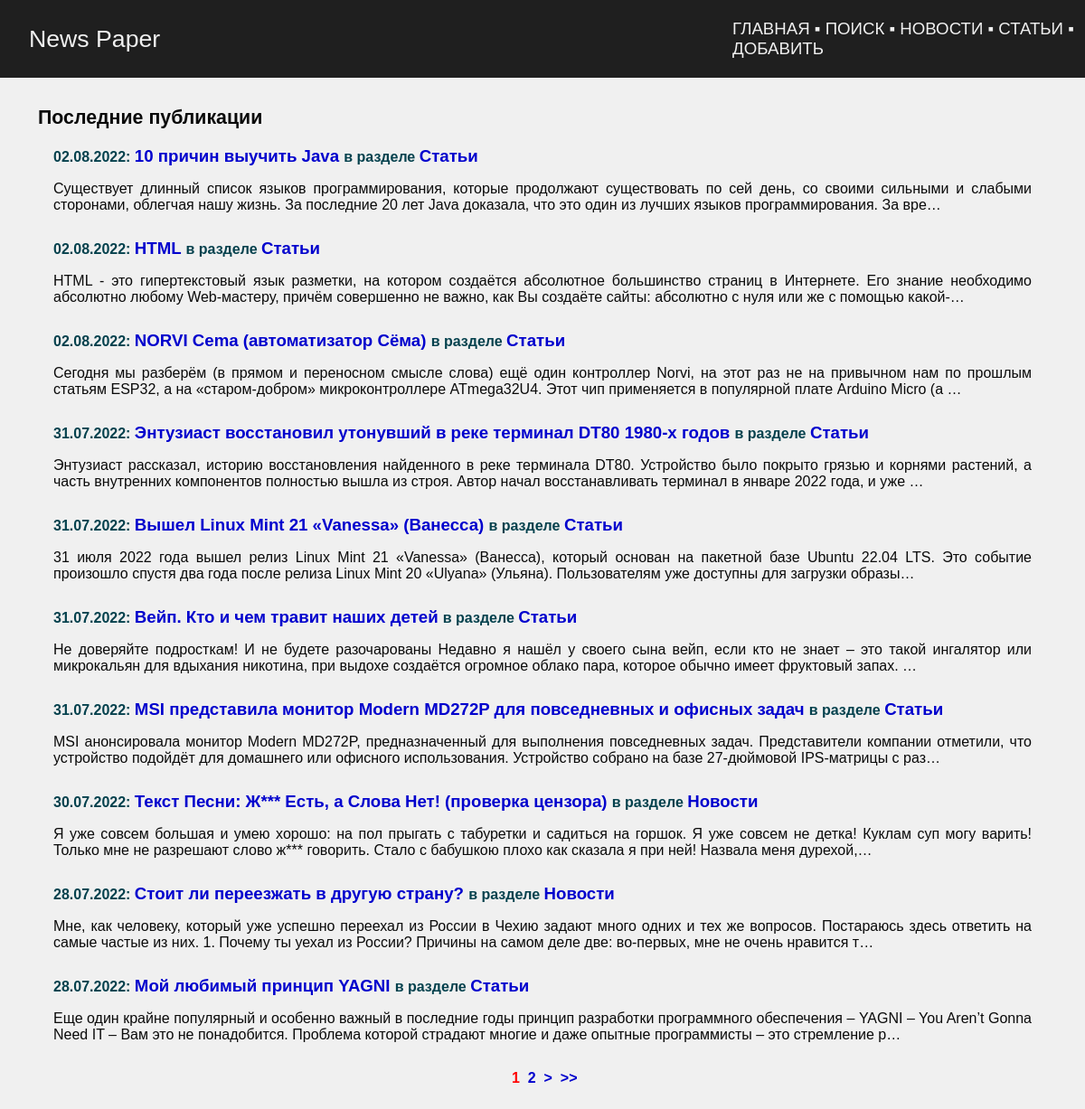
The page / on the database its author committed.
### news/models.py (models this page shows, shortened)
class Post(models.Model):
    author_post = models.ForeignKey(
        Author, on_delete=models.CASCADE, verbose_name='Автор',
    )
    ARTICLE = 'ART'
    NEWS = 'NWS'
    CHOICE_CAT = [
        (ARTICLE, 'Статья'),
        (NEWS, 'Новость'),
    ]
    type_cat = models.CharField(
        max_length=3, choices=CHOICE_CAT, default=ARTICLE,
        verbose_name='Тип контента',
    )
    date_pub = models.DateTimeField(
        auto_now_add=True, verbose_name='Дата публикации',
    )
    post_cat = models.ManyToManyField(
        Category, through='PostCategory', verbose_name='Категория',
    )
    name = models.CharField(
        max_length=128,
        verbose_name='Название',
    )
    content = models.TextField(
        verbose_name='Контент',
    )
    content_rate = models.SmallIntegerField(
        default=0,
        verbose_name='Рейтинг',
    )
    class Meta:
        verbose_name = 'Пост'
        verbose_name_plural = 'Посты'

### news/views.py (the view)
# urls.py: path('', IndexView.as_view(), name='index'),
class IndexView(generic.ListView):
    model = Post
    ordering = '-date_pub'
    template_name = 'posts.html'
    context_object_name = 'posts'
    paginate_by = 10

### news/templatetags/censor.py (called while the page is built)
@register.filter()
def censor(in_text):
    censured_text = in_text
    with open('static/json/bad_words.json', 'r') as censor_file:
        bad_text = json.load(censor_file)
    for word in censured_text.split():
        if word.lower() in bad_text:
            censured_text = censured_text.replace(
                word,
                f'{word[0]}{"*" * (len(word) - 1)}'
            )
    return censured_text

@register.filter()
def liter(in_word):
    return f'{in_word[:-1]}и'

### news/templatetags/news_tags.py (called while the page is built)
@register.simple_tag(takes_context=True)
def url_replace(context, **kwargs):
    d = context['request'].GET.copy()
    for k, v in kwargs.items():
        d[k] = v
    return d.urlencode()

### templates/posts.html (shortened to what this page needs)
{% extends 'default.html' %}
{% load censor %}
{% load news_tags %}
{% block content %}
<table class="news">
    <tr>
        <th>
            Последние публикации
        </th>
    </tr>
    <tr>
        <td>
            <table>
            {% for post in posts %}
            <tr>
                <td>
                    <span class="metanews">
                        {{ post.date_pub|date:'d.m.Y' }}:
                    </span>
                    <a class="news_title" href="{% url 'news:detail' post.id %}">
                        {{ post.name|censor }}
                    </a>
                    <span class="metanews">
                        в разделе
                    </span>
                    {% if post.type_cat == 'NWS' %}
                        <a class="news_title" href="{% url 'news:news' %}">
                            {{ post.get_type_cat_display|liter }}
                        </a>
                    {% elif post.type_cat == 'ART' %}
                        <a class="news_title" href="{% url 'news:articles' %}">
                            {{ post.get_type_cat_display|liter }}
                        </a>
                    {% else %}
                        <a class="news_title" href="#">
                            #
                        </a>
                    {% endif %}
                    <br>
                    <p>{{ post.content|censor|truncatechars:250 }}</p>
                </td>
            </tr>
            {% endfor %}
            </table>
        </td>
    </tr>
</table>
<div class="pagination">
    <span class="current">&nbsp;{{ page_obj.number }}&nbsp;</span>
    {% if page_obj.has_next %}
        <a href="?{% url_replace page=page_obj.next_page_number %}">{{ page_obj.next_page_number }}</a>
        <a href="?{% url_replace page=page_obj.next_page_number %}">&nbsp;></a>
        <a href="?{% url_replace page=page_obj.paginator.num_pages %}">&nbsp;>></a>
    {% endif %}
</div>
{% endblock content %}

### static/css/styles.css (style rules this page uses)
body { margin: 0; background-color: #f0f0f0; font-family: Calibri, Arial, Helvetica, sans-serif; }
a.news_title:link { color: mediumblue; font-size: 14pt; font-weight: bolder; text-decoration: none; }
table.news { width: 100%; font-size: 12pt; }
table.news th { padding: 5px 15px; text-align: left; font-weight: bolder; font-size: 16pt; }
table.news td { padding: 5px 15px; vertical-align: top; text-align: justify; }
.metanews { font-size: 12pt; font-weight: bolder; color: #04414d }
div.pagination { font-size: 12pt; color: black; text-align: center; font-weight: bolder; }
div.pagination a:link { color: mediumblue; text-decoration: none; }
.current { color: red; }

### rows shown on the page
Post: date_pub "02.08.2022", name|censor "10 причин выучить Java", type_cat|liter "Статьи", content|censor "Существует длинный список языков программирования, которые продолжают существовать по сей день, со своими сильными и слабыми сторонами, облегчая нашу жизнь. За последние 20 лет Java доказала, что это один из лучших языков программирования. За вре…"
Post: date_pub "02.08.2022", name|censor "HTML", type_cat|liter "Статьи", content|censor "HTML - это гипертекстовый язык разметки, на котором создаётся абсолютное большинство страниц в Интернете. Его знание необходимо абсолютно любому Web-мастеру, причём совершенно не важно, как Вы создаёте сайты: абсолютно с нуля или же с помощью какой-…"
Post: date_pub "02.08.2022", name|censor "NORVI Cema (автоматизатор Сёма)", type_cat|liter "Статьи", content|censor "Сегодня мы разберём (в прямом и переносном смысле слова) ещё один контроллер Norvi, на этот раз не на привычном нам по прошлым статьям ESP32, а на «старом-добром» микроконтроллере ATmega32U4. Этот чип применяется в популярной плате Arduino Micro (а …"
Post: date_pub "31.07.2022", name|censor "Энтузиаст восстановил утонувший в реке терминал DT80 1980-х годов", type_cat|liter "Статьи", content|censor "Энтузиаст рассказал, историю восстановления найденного в реке терминала DT80. Устройство было покрыто грязью и корнями растений, а часть внутренних компонентов полностью вышла из строя. Автор начал восстанавливать терминал в январе 2022 года, и уже …"
Post: date_pub "31.07.2022", name|censor "Вышел Linux Mint 21 «Vanessa» (Ванесса)", type_cat|liter "Статьи", content|censor "31 июля 2022 года вышел релиз Linux Mint 21 «Vanessa» (Ванесса), который основан на пакетной базе Ubuntu 22.04 LTS. Это событие произошло спустя два года после релиза Linux Mint 20 «Ulyana» (Ульяна). Пользователям уже доступны для загрузки образы…"
Post: date_pub "31.07.2022", name|censor "Вейп. Кто и чем травит наших детей", type_cat|liter "Статьи", content|censor "Не доверяйте подросткам! И не будете разочарованы Недавно я нашёл у своего сына вейп, если кто не знает – это такой ингалятор или микрокальян для вдыхания никотина, при выдохе создаётся огромное облако пара, которое обычно имеет фруктовый запах. …"
Post: date_pub "31.07.2022", name|censor "MSI представила монитор Modern MD272P для повседневных и офисных задач", type_cat|liter "Статьи", content|censor "MSI анонсировала монитор Modern MD272P, предназначенный для выполнения повседневных задач. Представители компании отметили, что устройство подойдёт для домашнего или офисного использования. Устройство собрано на базе 27-дюймовой IPS-матрицы с раз…"
Post: date_pub "30.07.2022", name|censor "Текст Песни: Ж*** Есть, а Слова Нет! (проверка цензора)", type_cat|liter "Новости", content|censor "Я уже совсем большая и умею хорошо: на пол прыгать с табуретки и садиться на горшок. Я уже совсем не детка! Куклам суп могу варить! Только мне не разрешают слово ж*** говорить. Стало с бабушкою плохо как сказала я при ней! Назвала меня дурехой,…"
Post: date_pub "28.07.2022", name|censor "Стоит ли переезжать в другую страну?", type_cat|liter "Новости", content|censor "Мне, как человеку, который уже успешно переехал из России в Чехию задают много одних и тех же вопросов. Постараюсь здесь ответить на самые частые из них. 1. Почему ты уехал из России? Причины на самом деле две: во-первых, мне не очень нравится т…"
Post: date_pub "28.07.2022", name|censor "Мой любимый принцип YAGNI", type_cat|liter "Статьи", content|censor "Еще один крайне популярный и особенно важный в последние годы принцип разработки программного обеспечения – YAGNI – You Aren’t Gonna Need IT – Вам это не понадобится. Проблема которой страдают многие и даже опытные программисты – это стремление р…"

### other values the page prints
{{ page_obj.number }} "1"
{{ page_obj.next_page_number }} "2"
